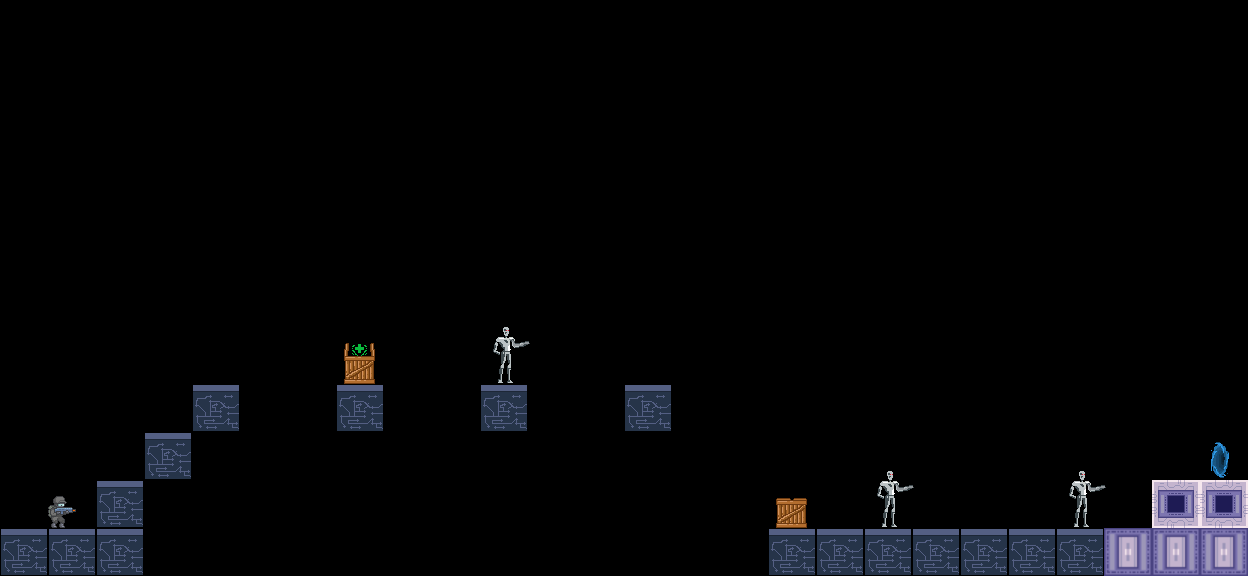

A level layout from a 2D game, rendered from its tile map. Below: a short description, then the map file with its tile-grid data intact:
An orthogonal 26x12 tile map with 48x48 px tiles, 1 tile layer (Capa de patrones 1).

<map version="1.10" tiledversion="1.10.1" orientation="orthogonal" renderorder="right-down" width="26" height="12" tilewidth="48" tileheight="48" infinite="0" nextlayerid="2" nextobjectid="1">
 <editorsettings>
  <export target="../../level3_data.csv" format="csv" />
 </editorsettings>
 <tileset firstgid="1" source="Prueba.tsx" />
 <layer id="1" name="Capa de patrones 1" width="26" height="12">
  <data encoding="csv">
0,0,0,0,0,0,0,0,0,0,0,0,0,0,0,0,0,0,0,0,0,0,0,0,0,0,
0,0,0,0,0,0,0,0,0,0,0,0,0,0,0,0,0,0,0,0,0,0,0,0,0,0,
0,0,0,0,0,0,0,0,0,0,0,0,0,0,0,0,0,0,0,0,0,0,0,0,0,0,
0,0,0,0,0,0,0,0,0,0,0,0,0,0,0,0,0,0,0,0,0,0,0,0,0,0,
0,0,0,0,0,0,0,0,0,0,0,0,0,0,0,0,0,0,0,0,0,0,0,0,0,0,
0,0,0,0,0,0,0,0,0,0,0,0,0,0,0,0,0,0,0,0,0,0,0,0,0,0,
0,0,0,0,0,0,0,0,0,0,0,0,0,0,0,0,0,0,0,0,0,0,0,0,0,0,
0,0,0,0,0,0,0,18,0,0,21,0,0,0,0,0,0,0,0,0,0,0,0,0,0,0,
0,0,0,0,2,0,0,2,0,0,2,0,0,2,0,0,0,0,0,0,0,0,0,0,0,0,
0,0,0,2,0,0,0,0,0,0,0,0,0,0,0,0,0,0,0,0,0,0,0,0,0,23,
0,20,2,0,0,0,0,0,0,0,0,0,0,0,0,0,16,0,21,0,0,0,21,0,4,4,
2,2,2,0,0,0,0,0,0,0,0,0,0,0,0,0,2,2,2,2,2,2,2,3,3,3
</data>
 </layer>
</map>
